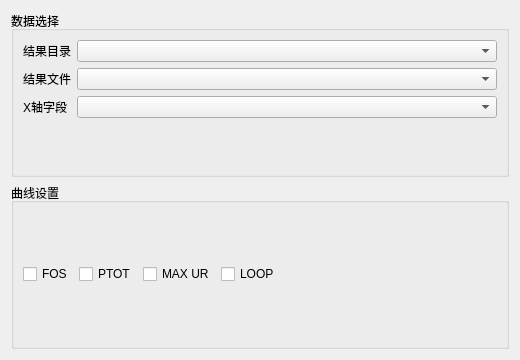
<?xml version="1.0" encoding="UTF-8"?>
<ui version="4.0">
 <class>CurveSettingsWidget</class>
 <widget class="QWidget" name="CurveSettingsWidget">
  <property name="geometry">
   <rect><x>0</x><y>0</y><width>520</width><height>360</height></rect>
  </property>
  <property name="windowTitle">
   <string>曲线设置</string>
  </property>
  <layout class="QVBoxLayout" name="verticalLayout">
   <item>
    <widget class="QGroupBox" name="groupBoxData">
     <property name="title"><string>数据选择</string></property>
     <layout class="QFormLayout" name="formLayoutData">
      <item row="0" column="0"><widget class="QLabel" name="labelResultDir"><property name="text"><string>结果目录</string></property></widget></item>
      <item row="0" column="1"><widget class="QComboBox" name="resultDirComboBox"/></item>
      <item row="1" column="0"><widget class="QLabel" name="labelFile"><property name="text"><string>结果文件</string></property></widget></item>
      <item row="1" column="1"><widget class="QComboBox" name="fileComboBox"/></item>
      <item row="2" column="0"><widget class="QLabel" name="labelXField"><property name="text"><string>X轴字段</string></property></widget></item>
      <item row="2" column="1"><widget class="QComboBox" name="xFieldComboBox"/></item>
     </layout>
    </widget>
   </item>
   <item>
    <widget class="QGroupBox" name="groupBoxSeries">
     <property name="title"><string>曲线设置</string></property>
     <layout class="QHBoxLayout" name="horizontalLayoutSeries">
      <item><widget class="QCheckBox" name="fosCheckBox"><property name="text"><string>FOS</string></property></widget></item>
      <item><widget class="QCheckBox" name="ptotCheckBox"><property name="text"><string>PTOT</string></property></widget></item>
      <item><widget class="QCheckBox" name="maxUrCheckBox"><property name="text"><string>MAX UR</string></property></widget></item>
      <item><widget class="QCheckBox" name="loopCheckBox"><property name="text"><string>LOOP</string></property></widget></item>
      <item><spacer name="horizontalSpacer"><property name="orientation"><enum>Qt::Horizontal</enum></property><property name="sizeHint" stdset="0"><size><width>40</width><height>20</height></size></property></spacer></item>
     </layout>
    </widget>
   </item>
  </layout>
 </widget>
 <resources/>
 <connections/>
</ui>
